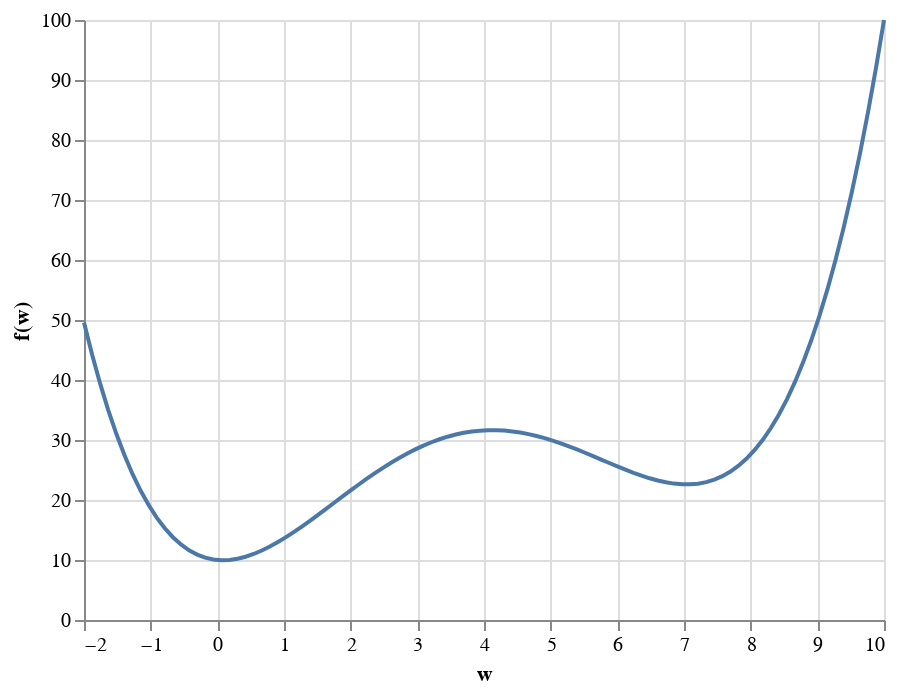

Notebook code cell kept with this figure:
### Code cell
w_values = np.linspace(-2, 10, 100)

def fw(w):
    return 0.1 * w**4 - 1.5*w**3 + 6 * w **2 - 1 * w + 10


source = pd.DataFrame({
    'w': w_values,
    'fw': fw(w_values)
}) 

alt.Chart(source).mark_line().encode(
    x=alt.X('w', axis=alt.Axis(title = 'w')),
    y=alt.Y('fw', axis=alt.Axis(title = 'f(w)'))
)

### Figure 1 — Vega-Lite specification as saved in the notebook (floating-point values rounded to 4 significant figures)
{"config": {"view": {"continuousWidth": 400, "continuousHeight": 300}}, "data": {"name": "data-386c3ab3938f7d7649e20988f07fdd0c"}, "mark": "line", "encoding": {"x": {"type": "quantitative", "axis": {"title": "w"}, "field": "w"}, "y": {"type": "quantitative", "axis": {"title": "f(w)"}, "field": "fw"}}, "$schema": "https://vega.github.io/schema/vega-lite/v4.8.1.json", "datasets": {"data-386c3ab3938f7d7649e20988f07fdd0c": [{"w": -2.0, "fw": 49.6}, {"w": -1.879, "fw": 44.25}, {"w": -1.758, "fw": 39.39}, {"w": -1.636, "fw": 34.99}, {"w": -1.515, "fw": 31.03}, {"w": -1.394, "fw": 27.49}, {"w": -1.273, "fw": 24.35}, {"w": -1.152, "fw": 21.57}, {"w": -1.03, "fw": 19.15}, {"w": -0.9091, "fw": 17.06}, {"w": -0.7879, "fw": 15.28}, {"w": -0.6667, "fw": 13.8}, {"w": -0.5455, "fw": 12.58}, {"w": -0.4242, "fw": 11.62}, {"w": -0.303, "fw": 10.9}, {"w": -0.1818, "fw": 10.39}, {"w": -0.06061, "fw": 10.08}, {"w": 0.06061, "fw": 9.961}, {"w": 0.1818, "fw": 10.01}, {"w": 0.303, "fw": 10.21}, {"w": 0.4242, "fw": 10.54}, {"w": 0.5455, "fw": 11.01}, {"w": 0.6667, "fw": 11.58}, {"w": 0.7879, "fw": 12.24}, {"w": 0.9091, "fw": 12.99}, {"w": 1.03, "fw": 13.81}, {"w": 1.152, "fw": 14.69}, {"w": 1.273, "fw": 15.62}, {"w": 1.394, "fw": 16.58}, {"w": 1.515, "fw": 17.57}, {"w": 1.636, "fw": 18.57}, {"w": 1.758, "fw": 19.59}, {"w": 1.879, "fw": 20.6}, {"w": 2.0, "fw": 21.6}, {"w": 2.121, "fw": 22.58}, {"w": 2.242, "fw": 23.54}, {"w": 2.364, "fw": 24.47}, {"w": 2.485, "fw": 25.36}, {"w": 2.606, "fw": 26.21}, {"w": 2.727, "fw": 27.0}, {"w": 2.848, "fw": 27.75}, {"w": 2.97, "fw": 28.44}, {"w": 3.091, "fw": 29.06}, {"w": 3.212, "fw": 29.63}, {"w": 3.333, "fw": 30.12}, {"w": 3.455, "fw": 30.55}, {"w": 3.576, "fw": 30.91}, {"w": 3.697, "fw": 31.2}, {"w": 3.818, "fw": 31.41}, {"w": 3.939, "fw": 31.55}, {"w": 4.061, "fw": 31.63}, {"w": 4.182, "fw": 31.63}, {"w": 4.303, "fw": 31.57}, {"w": 4.424, "fw": 31.43}, {"w": 4.545, "fw": 31.24}, {"w": 4.667, "fw": 30.98}, {"w": 4.788, "fw": 30.67}, {"w": 4.909, "fw": 30.31}, {"w": 5.03, "fw": 29.89}, {"w": 5.152, "fw": 29.44}, {"w": 5.273, "fw": 28.94}, {"w": 5.394, "fw": 28.42}, {"w": 5.515, "fw": 27.87}, {"w": 5.636, "fw": 27.31}, {"w": 5.758, "fw": 26.74}, {"w": 5.879, "fw": 26.16}, {"w": 6.0, "fw": 25.6}, {"w": 6.121, "fw": 25.05}, {"w": 6.242, "fw": 24.53}, {"w": 6.364, "fw": 24.05}, {"w": 6.485, "fw": 23.62}, {"w": 6.606, "fw": 23.25}, {"w": 6.727, "fw": 22.95}, {"w": 6.848, "fw": 22.73}, {"w": 6.97, "fw": 22.61}, {"w": 7.091, "fw": 22.61}, {"w": 7.212, "fw": 22.72}, {"w": 7.333, "fw": 22.98}, {"w": 7.455, "fw": 23.4}, {"w": 7.576, "fw": 23.98}, {"w": 7.697, "fw": 24.75}, {"w": 7.818, "fw": 25.72}, {"w": 7.939, "fw": 26.92}, {"w": 8.061, "fw": 28.35}, {"w": 8.182, "fw": 30.03}, {"w": 8.303, "fw": 32.0}, {"w": 8.424, "fw": 34.25}, {"w": 8.545, "fw": 36.82}, {"w": 8.667, "fw": 39.72}, {"w": 8.788, "fw": 42.98}, {"w": 8.909, "fw": 46.61}, {"w": 9.03, "fw": 50.65}, {"w": 9.152, "fw": 55.1}, {"w": 9.273, "fw": 59.99}, {"w": 9.394, "fw": 65.35}, {"w": 9.515, "fw": 71.2}, {"w": 9.636, "fw": 77.57}, {"w": 9.758, "fw": 84.47}, {"w": 9.879, "fw": 91.94}, {"w": 10.0, "fw": 100.0}]}}
